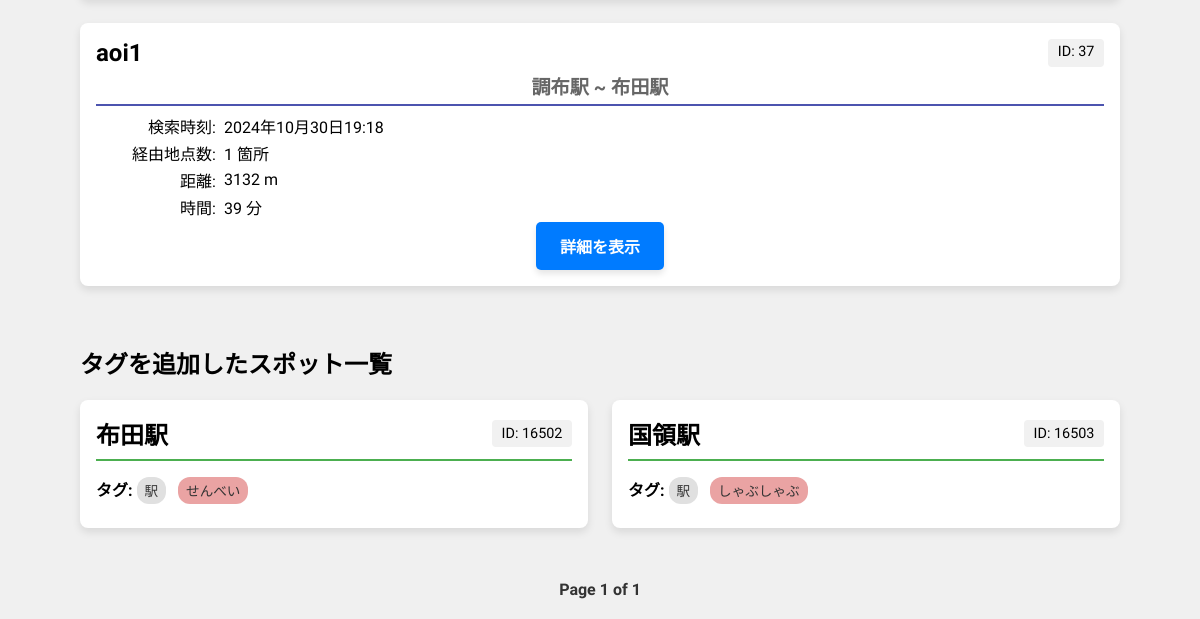
The page / (signed in, lower part) on the database as committed earlier.
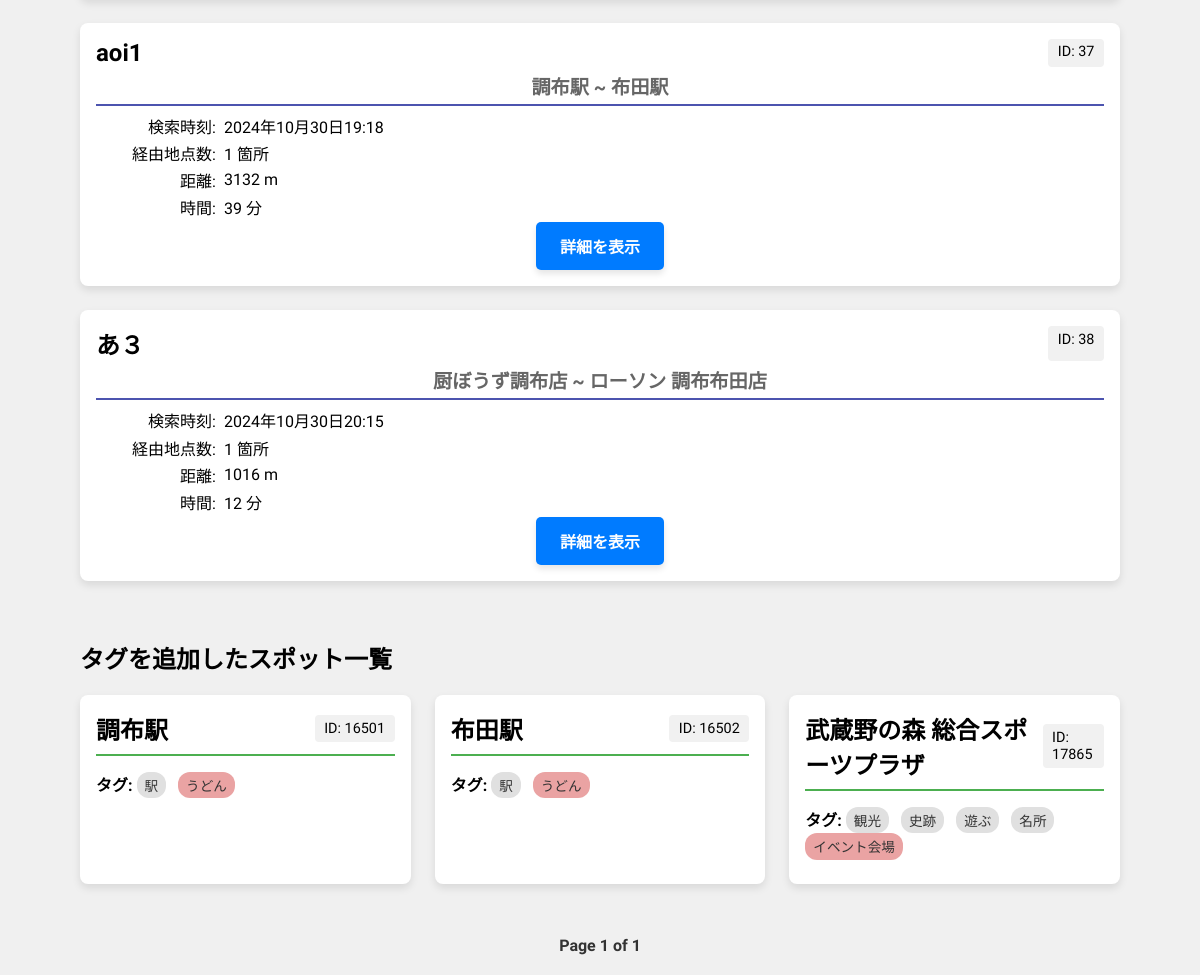
The same page on the database as committed later.
### routing/models.py (models this page shows, shortened)
class Mapdata(models.Model):
    idx = models.AutoField(primary_key=True)
    user = models.ForeignKey(User, on_delete=models.CASCADE)  # Userとの関係
    name = models.CharField(max_length=64)
    distance = models.IntegerField()
    time = models.IntegerField()
    start_spot = models.ForeignKey(Spot, on_delete=models.CASCADE, related_name='start_spot')  # Spotとの関係
    goal_spot = models.ForeignKey(Spot, on_delete=models.CASCADE, related_name='goal_spot')  # Spotとの関係
    via_spots = models.ManyToManyField(Spot, related_name='via_spots')  # Spotと
    aim_tags = models.TextField()  # 検索条件のタグ
    html = models.TextField(null=True, blank=True)  # マップデータのHTML文字列
    created_at = models.DateTimeField(auto_now_add=True)  # 作成日時

class Spot(models.Model):
    idx = models.AutoField(primary_key=True)  # 自動インクリメントの整数型インデックス
    name = models.CharField(max_length=64, unique=True)
    latitude = models.FloatField()
    longitude = models.FloatField()
    hp = models.TextField()
    tags = models.TextField()

class AddedTag(models.Model):
    user = models.ForeignKey(User, on_delete=models.CASCADE)  # Userとの関係
    tag = models.TextField()  # Tag
    spot = models.ForeignKey(Spot, on_delete=models.CASCADE)  # Spotとの関係
    added_at = models.DateTimeField(auto_now_add=True)  # タグを追加した時間を記録

### routing/views.py (the view)
# urls.py: path("", views.IndexView.as_view(), name="index"),
class IndexView(TemplateView):
    template_name = "index.html"
    login_url = 'accounts:index'  # ログインページのURLを指定
    def get(self, request, template_name=template_name):
        if not request.user.is_authenticated:
            info_json = {}
        else:
            user = request.user
            spots_data, all_tags = get_spots_data(user)
            spots_data = filter_tag_added_spot(spots_data) # spots_dataをタグが追加されたものに限定
            paginator = Paginator(spots_data, 12)  # 12個ずつ表示
            page_number = request.GET.get('page')
            spots = paginator.get_page(page_number)
            routes = get_routes_data(user)
            info_json = {'spots': spots,
                        'routes':routes,
                        'all_tags':all_tags}
        return render(request, template_name, info_json)

### routingSystem/backend/core/utils.py (called while the page is built)
def str2list_strings(string):
    if isinstance(string, list):
        return string
    else:
        string_list = string.strip('[]').split(', ')
        string_list = [s.strip('"').strip("'") for s in string_list]
        return string_list

### routingSystem/backend/data_management.py (called while the page is built)
def filter_tag_added_spot(spots_data):
    new_spots_data = []
    for spot in spots_data:
        if spot["added_tags"]:
            new_spots_data.append(spot)
    return new_spots_data

def get_routes_data(user):
    if user:
        mapdata = Mapdata.objects.filter(user=user)
    route_list = []
    for map in mapdata:
        route = {
            'id': map.idx,
            'title': map.name,
            'created_at': map.created_at,
            'start_spot': map.start_spot.name,
            'goal_spot': map.goal_spot.name,
            'time': map.time,
            'via_spots': [spot.name for spot in map.via_spots.all()],
            'via_num': map.via_spots.count(),
            'distance': map.distance,
            'map_html_str': map.html,
        }
        route_list.append(route)
    return route_list

### routing/templates/index.html (shortened to what this page needs)
{% extends 'base.html' %}
{% block header %}
{% load static %}
<link rel="stylesheet" href="{% static 'css/display_styles.css' %}">
<link rel="stylesheet" href="{% static 'css/mypage_styles.css' %}">
{% endblock %}
{% block content %}
{% if user.is_authenticated %}
    <div class="route_container">
        <div class="route-list">
            {% for route in routes %}
            <div class="route-card">
                <div class="route-header">
                    <div class="route-title">
                        <h2>{{ route.title }}</h2>
                        <span class="route-id">ID: {{ route.id }}</span>
                    </div>
                    <h3>{{ route.start_spot }} ~ {{ route.goal_spot }}</h3>
                </div>
                <div class="route-details">
                    <p>
                        <span>検索時刻:</span>
                        <span class="created_at">{{ route.created_at }}</span>
                    </p>
                    <p>
                        <span>経由地点数:</span>
                        <span class="time">{{ route.via_num }} 箇所</span>
                    </p>
                    <p>
                        <span>距離:</span>
                        <span class="distance">{{ route.distance }} m</span>
                    </p>
                    <p>
                        <span>時間:</span>
                        <span class="time">{{ route.time }} 分</span>
                    </p>
                </div>
                <div class="route-actions">
                    <a href="{% url 'accounts:route_display' %}?title={{ route.title }}" class="btn btn-primary">詳細を表示</a>
                </div>
            </div>
            {% empty %}
            <p>保存した経路がありません。</p>
            {% endfor %}
        </div>
    </div>
    <div class="display_container">
        <h2>タグを追加したスポット一覧</h2>
        <div class="spot-list">
            {% for spot in spots %}
            <div class="spot-card">
                <div class="spot-header">
                    <h2>{{ spot.name }}</h2>
                    <span class="spot-id">ID: {{ spot.id }}</span>
                </div>
                <div class="spot-details">
                    <p>
                        {% if spot.tags and spot.added_tags %}
                            <strong>タグ:</strong>
                            {% for tag in spot.tags %}
                                <span class="tag original_tag">{{ tag }}</span>
                            {% endfor %}
                            {% for tag in spot.added_tags %}
                                <span class="tag added_tag">{{ tag }}</span>
                            {% endfor %}
                        {% else %}
                            <strong>タグなし</strong>
                        {% endif %}
                    </p>
                </div>
            </div>
            {% empty %}
            <p>表示するスポットがありません。</p>
            {% endfor %}
        </div>
        <div class="pagination">
            <span class="current-page">Page {{ spots.number }} of {{ spots.paginator.num_pages }}</span>
        </div>
    </div>
{% endif %}
{% endblock %}

Rows that differ between the two databases and show on the page:
removed AddedTag: added_tags "せんべい"
no longer on this page (row unchanged): Spot: name "国領駅"
removed AddedTag: added_tags "しゃぶしゃぶ"
added Mapdata: title "あ３", id "38", start_spot "厨ぼうず調布店", goal_spot "ローソン 調布布田店", created_at "2024年10月30日20:15", via_num "1", distance "1016", time "12"
now on this page (row unchanged): Spot: name "調布駅"
added AddedTag: added_tags "うどん"
added AddedTag: added_tags "うどん"
now on this page (row unchanged): Spot: name "武蔵野の森 総合スポーツプラザ"
added AddedTag: added_tags "イベント会場"
Other text that changed with them:
new list line: "ID: 16501 タグ: 駅"
new list line: "ID: 17865 タグ: 観光 史跡 遊ぶ 名所"
list line gone: "ID: 16503 タグ: 駅"
